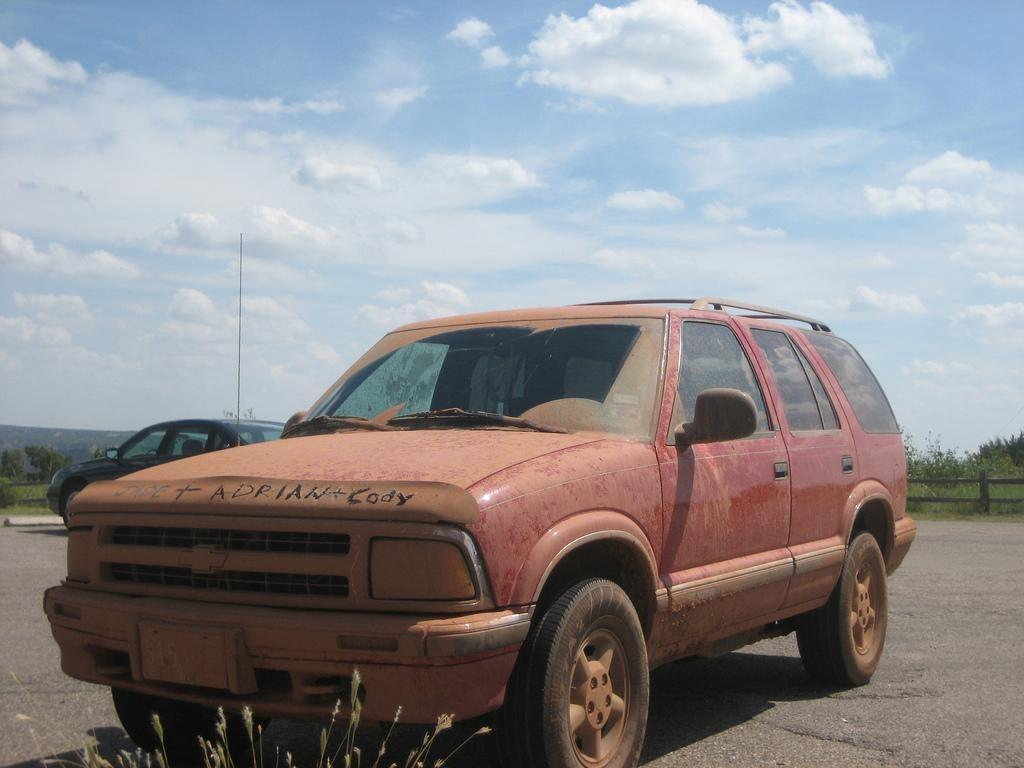
#> input picture 计算机视觉作业二/data/img/14.jpg, 1024 x 768 px
$ jupyter execute test.ipynb
#> lines starting #> are read from the running program, lines starting #| are printed output that depends on the picture; after the words box and inside, x2 and y2 are one past the last pixel; in counts of white or black regions, pixels touching at a corner belong together
[cell 1]
import cv2 # '4.5.5'
import numpy as np # '1.19.5'
import maxflow # (1, 2, 13)

import matplotlib.pyplot as plt # '3.2.2'
from medpy import metric # '0.3.0'


#####################################################################
########################## Graph Maker Class #######################
#####################################################################
class GraphMaker:

    foreground = 1
    background = 0

    segmented = 1
    #
    seeds = 0


    default = 0.5
    MAXIMUM = 1000000000


    def __init__(self,filename):
        self.image = None
        self.graph = None                         #(pixels)
        self.segment_overlay = None
        self.mask = None
        self.load_image(filename)                # function to load image
#> in load_image, self.image is the input picture: shape (768, 1024, 3); mean B, G, R 145, 140.8, 141.2
        self.background_seeds = []               # BG seeds
        self.foreground_seeds = []               # FG seeds
        self.background_average = np.array(3)
        self.foreground_average = np.array(3)
        self.nodes = []
        self.edges = []
        #!
        self.current_overlay = self.seeds
        self.seed_overlay = None


    def load_image(self, filename):
        self.image = cv2.imread(filename)
        self.graph = None                       # Without creating graph
        #!
        #////self.segment_overlay = np.zeros(self.image.shape[:2])
        self.segment_overlay = np.zeros_like(self.image)
        self.mask = None
        #!
        self.seed_overlay = np.zeros_like(self.image)


    #* Add seeds into BG and FG modes
    # [86 lines left out: functions add_seed, create_graph, find_averages, populate_graph, not called in this run]


    #!
    @staticmethod
    def get_node_num(x, y, array_shape):
        return y * array_shape[1] + x


    # [26 lines left out: function cut_graph, not called in this run]


    #!
    @staticmethod
    def get_xy(nodenum, array_shape):
        return (nodenum % array_shape[1]), (int(nodenum / array_shape[1]))


    def save_image(self, outfilename):
        if self.mask is None:
            print('Please segment the image before saving.')
            return
        print(outfilename)
        # print(self.image.name())
        to_save = np.zeros_like(self.image)

        np.copyto(to_save, self.image, where=self.mask)
        cv2.imwrite(outfilename, to_save)

        return self.segment_overlay


    ####
    #
    def get_overlay(self):
        if self.current_overlay == self.seeds:
            return self.seed_overlay
        else:
            return self.segment_overlay

    def swap_overlay(self, overlay_num):
        self.current_overlay = overlay_num


# [12 lines left out: function draw_line, not called in this run]


if __name__ == '__main__':
    # 完成main函数

    filename = "./data/img/14.jpg"
    #filename = "./data/img/14.jpg"
    #filename = "./data/img/16.jpg"
    WorkFlow = GraphMaker(filename)

    WorkFlow.load_image(filename)
#> call 2 of load_image, with filename = './data/img/14.jpg'

    #WorkFlow.add_seed(1, 1, 0)
    # (768, 1024)
    #WorkFlow.add_seed(384, 512, 1)

    # Add seeds artificially

    # Initialize
    global mode
    mode = WorkFlow.foreground
    Display = np.array(WorkFlow.image)
    Window = 'Graph Cut'

    cv2.namedWindow(Window)
    cv2.setMouseCallback(Window, draw_line)

    while True:
        display = cv2.addWeighted(Display, 0.9, WorkFlow.get_overlay(), 0.4, 0.1)
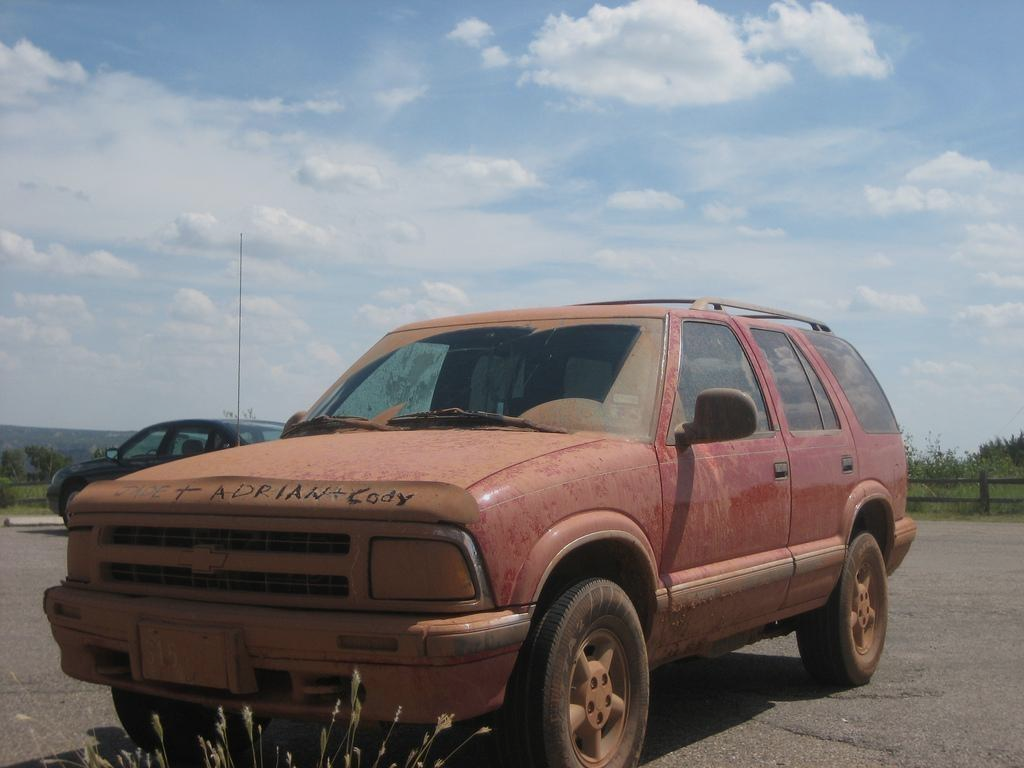
#> display: shape (768, 1024, 3); mean B, G, R 130.6, 126.9, 127.2
        cv2.imshow(Window, display)

        key = cv2.waitKey(20) & 0xFF
#> (key Esc is pressed here)
        if key == 27:
            break

        elif key == ord('g'):
            WorkFlow.create_graph()
            WorkFlow.cut_graph()
            WorkFlow.swap_overlay(WorkFlow.segmented)

        elif key == ord('t'):
            mode = 1 - mode
            print(mode)
            WorkFlow.swap_overlay(WorkFlow.seeds)

    print(WorkFlow.background_seeds)
    print(WorkFlow.foreground_seeds)
    WorkFlow.save_image('./data/out/out14.png')
    cv2.destroyAllWindows()

    pass

[cell 2]
WorkFlow.image.shape[:2]
#> Out = (768, 1024)

[cell 3]
WorkFlow.image.shape
#> Out = (768, 1024, 3)

[cell 4]
import cv2 # '4.5.5'
import numpy as np # '1.19.5'

import matplotlib.pyplot as plt # '3.2.2'
from medpy import metric # '0.3.0'


#@ https://juejin.cn/post/6971243846176866312
# Dice Coeffcient,
# Hausdorff distance - HD95
# sensitivity,
# specificity,
# accuracy


def load_image(filename):
    image = cv2.imread(filename, 0)
    return image

#% 1 sensitivity
#   ___T_P____
#    TP + FN
def sensitivity(output, target):
    tp = np.sum((output == 255) & (target == 255))
    tn = np.sum((output == 0) & (target == 0))
    fp = np.sum((output == 255) & (target == 0))
    fn = np.sum((output == 0) & (target == 255))

    sen = tp / (tp + fn)

    return sen

[cell 5]
imgOut = load_image('./data/out/out16.png')
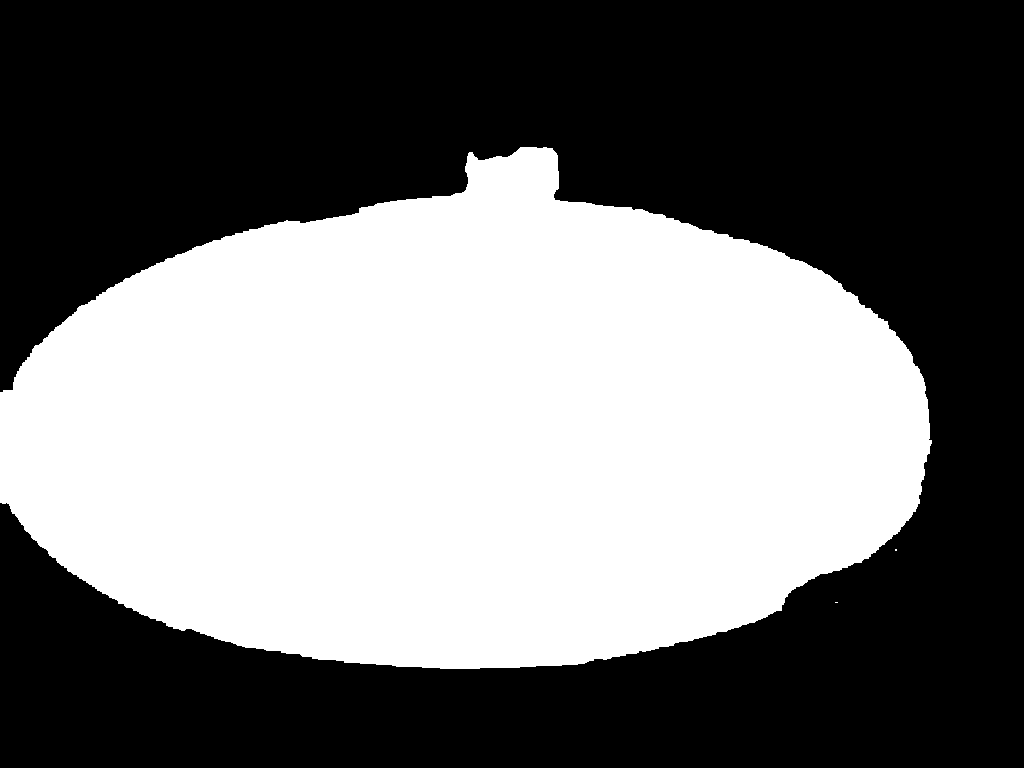
#> input picture 计算机视觉作业二/data/out/out16.png, 1024 x 768 px
#> in load_image, `image = cv2.imread(filename, 0)`: image: shape (768, 1024); 44.9% white; 3 white regions (2 under 20 px), largest, box (x1, y1, x2, y2) and area: (0, 147, 932, 669) 352730
imgSrc = load_image('./data/mask/16.png')
#> call 2 of load_image, with filename = './data/mask/16.png'
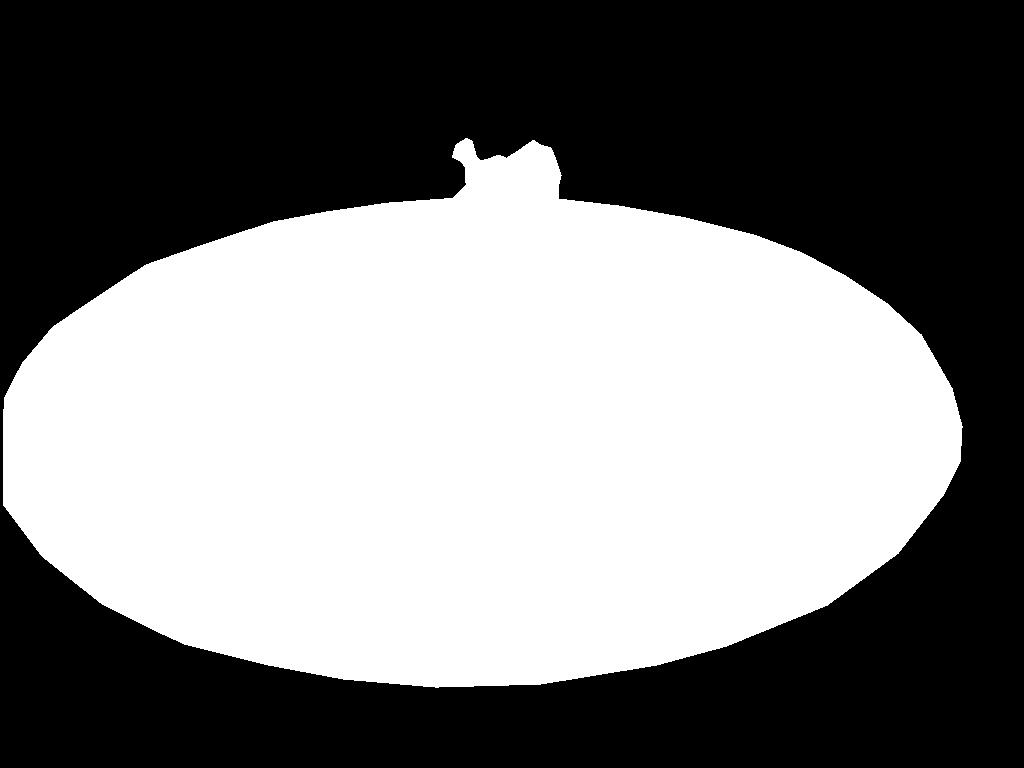
#> input picture 计算机视觉作业二/data/mask/16.png, 1024 x 768 px
#> in load_image, image is the input picture: shape (768, 1024); min 0, max 255, mean 121.9

[cell 6]
imgOut

[cell 7]
global cnt, cnt2
cnt = 0
cnt2 = 0
for k in range(0, len(imgOut)):
    for j in range(0, len(imgOut[0])):
        if imgOut[k,j] == 255:
            # print(imgOut[k, j])
            cnt = cnt + 1
        if imgOut[k,j] == 0:
            cnt2 = cnt2 + 1
#> after the loop, cnt = 352737; cnt2 = 433695

[cell 8]
cnt
#> Out = 352737

[cell 9]
cnt2
#> Out = 433695

[cell 10]
sensitivity(imgOut, imgSrc)
#> in sensitivity, `tp = np.sum((output == 255) & (target == 255))`: tp = 350622
#> in sensitivity, `tn = np.sum((output == 0) & (target == 0))`: tn = 405030
#> in sensitivity, `fp = np.sum((output == 255) & (target == 0))`: fp = 298
#> in sensitivity, `fn = np.sum((output == 0) & (target == 255))`: fn = 20284
#> in sensitivity, `sen = tp / (tp + fn)`: sen = 0.945
#> Out = 0.945
